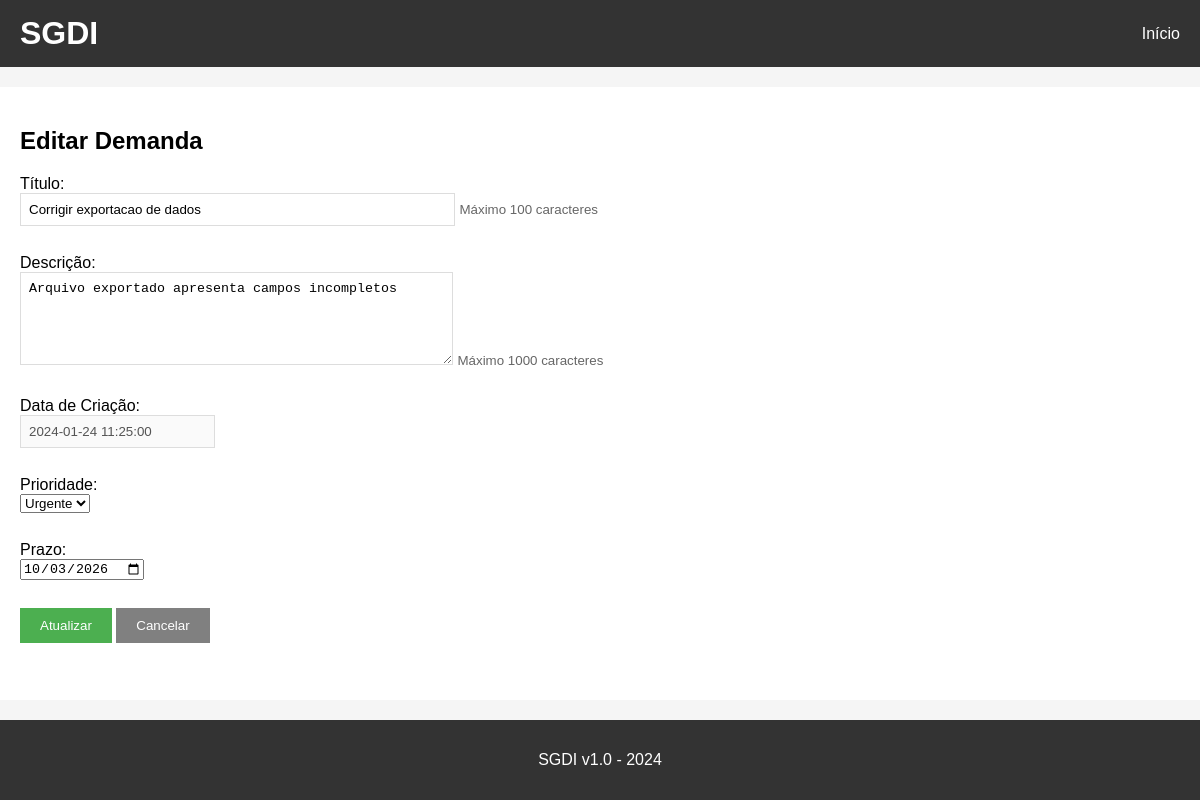
Page /editar/10 (signed in) on the committed database.
### tables this page shows
CREATE TABLE demandas (
    id INTEGER PRIMARY KEY AUTOINCREMENT,
    titulo TEXT NOT NULL,
    descricao TEXT,
    solicitante TEXT,
    solicitante_id INTEGER,
    data_criacao TEXT,
    prioridade TEXT,
    prazo TEXT,
    FOREIGN KEY (solicitante_id) REFERENCES solicitantes (id)
);

### app.py (the view, shortened to what this page needs)
@app.route('/editar/<id>', methods=['GET', 'POST'])
def editar(id):
    conn = get_db()
    cursor = conn.cursor()
    demanda = cursor.execute('SELECT * FROM demandas WHERE id=?', (id,)).fetchone()
    conn.close()
    return render_template('editar.html', demanda=demanda)

### app.py (called while the page is built)
def get_db():
    conn = sqlite3.connect('demandas.db')
    conn.row_factory = sqlite3.Row
    return conn

@app.before_request
def verificar_login():
    if 'email' not in session and request.endpoint not in ['login', 'logout', 'static']:
        return redirect(url_for('login'))

### templates/editar.html (shortened to what this page needs)
{% extends "base.html" %}
{% block content %}
<h2>Editar Demanda</h2>
<form method="POST" action="/editar/{{ demanda[0] }}">
    <div>
        <label>Título:</label><br>
        <input type="text" name="titulo" value="{{ demanda[1] }}" size="50" maxlength="100" required>
        <small class="text-muted">Máximo 100 caracteres</small>
    </div>
    <br>
    <div>
        <label>Descrição:</label><br>
        <textarea name="descricao" rows="5" cols="50" maxlength="1000" required>{{ demanda[2] }}</textarea>
        <small class="text-muted">Máximo 1000 caracteres</small>
    </div>
    <br>
    <div>
        <label>Data de Criação:</label><br>
        <input type="text" value="{{ demanda[5] }}" disabled>
    </div>
    <br>
    <div>
        <label>Prioridade:</label><br>
        <select name="prioridade" required>
            <option value="Urgente" {% if demanda[6] == 'Urgente' %}selected{% endif %}>Urgente</option>
        </select>
    </div>
    <br>
    <div>
        <label>Prazo:</label><br>
        <input type="date" name="prazo" value="{{ demanda[7] }}" required>
    </div>
    <br>
    <button type="submit">Atualizar</button>
    <a href="/"><button type="button">Cancelar</button></a>
</form>
{% endblock %}

### static/style.css (style rules this page uses)
* { box-sizing: border-box; }
body { font-family: Arial, sans-serif; background-color: #f5f5f5; padding: 0; margin: 0; display: flex; flex-direction: column; min-height: 100vh; }
button { background-color: #4CAF50; color: white; padding: 10px 20px; border: none; cursor: pointer; }
button[type="button"] { background-color: #808080; }
form div { margin-bottom: 10px; }
input[type="text"], input[type="email"], input[type="password"], textarea { padding: 8px; border: 1px solid #ddd; max-width: 100%; }
textarea { resize: vertical; }
.text-muted { color: #666; }

### rows in the picture
demandas: titulo "Corrigir exportacao de dados", descricao "Arquivo exportado apresenta campos incompletos", data_criacao "2024-01-24 11:25:00", prioridade "Urgente", prazo "10/03/2026"
